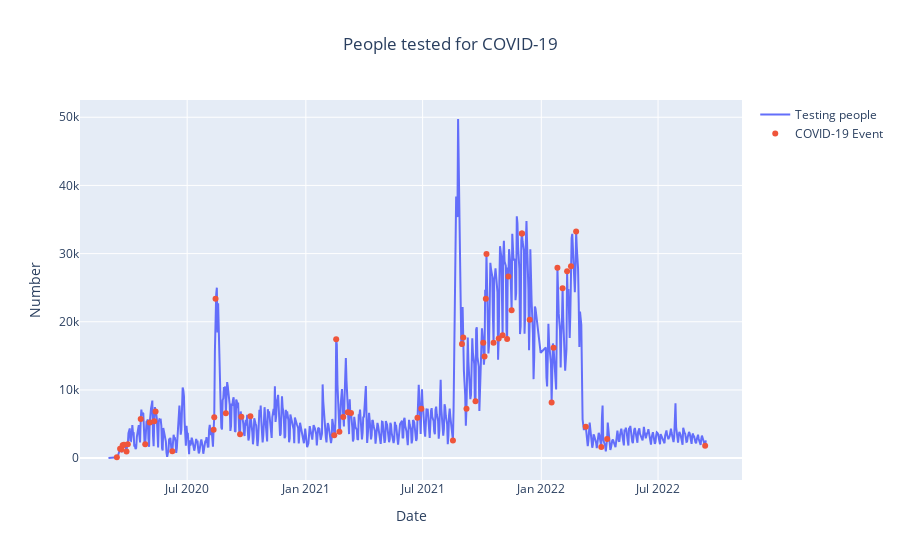

The notebook cell this image was saved under:
### Markdown cell above
The data format in the data table "data_event" and "Test_data" are converted and plotted through the imported drawing tool, so that the relationship between the two can be clearly seen.

### Code cell
date = np.array(Test_data['Period'].astype(str))
Value = np.array(Test_data['Value'].astype(float).astype(int))
date1 =np.array(data_event['Period'].astype(str))
Value1 = np.array(data_event['Value'].astype(float).astype(int))

xs = [datetime.strptime(d, '%Y-%m-%d').date() for d in date]
xs1 = [datetime.strptime(d, '%Y-%m-%d').date() for d in date1]

fig = go.Figure()
fig.add_trace(go.Scatter(
    x=xs,
    y=Value,
    name='Testing people'
) )
fig.add_trace(go.Scatter(
    mode="markers", hovertemplate="<b>x:</b> %{x}<br><b>y:</b> %{y}<extra></extra>",
    x=xs1,
    y=Value1,
    name="COVID-19 Event",
  
) )

fig.update_layout(
    title="People tested for COVID-19",
    title_x=0.5,
    xaxis=dict(title="Date"),
    yaxis=dict(title="Number"),
)
fig.show()


plt.gcf().autofmt_xdate()  
plt.show()

### Figure 1 — Plotly figure (JSON) as saved in the notebook; plotly's stock layout.template omitted (floating-point values rounded to 4 significant figures; data arrays with more than 128 entries replaced by an {"elided": "..."} marker saying what was removed)
{"data": [{"name": "Testing people", "type": "scatter", "x": {"elided": "762 str values"}, "y": {"elided": "762 int values"}}, {"hovertemplate": "<b>x:</b> %{x}<br><b>y:</b> %{y}<extra></extra>", "mode": "markers", "name": "COVID-19 Event", "type": "scatter", "x": ["2020-03-14", "2020-03-19", "2020-03-21", "2020-03-23", "2020-03-25", "2020-03-29", "2020-03-31", "2020-04-20", "2020-04-27", "2020-05-04", "2020-05-11", "2020-05-13", "2020-06-08", "2020-08-11", "2020-08-12", "2020-08-14", "2020-08-30", "2020-09-21", "2020-09-23", "2020-10-07", "2021-02-14", "2021-02-17", "2021-02-22", "2021-02-28", "2021-03-07", "2021-03-12", "2021-06-23", "2021-06-29", "2021-08-17", "2021-08-31", "2021-09-02", "2021-09-07", "2021-09-21", "2021-10-03", "2021-10-05", "2021-10-07", "2021-10-08", "2021-10-19", "2021-10-27", "2021-11-02", "2021-11-09", "2021-11-11", "2021-11-16", "2021-12-02", "2021-12-02", "2021-12-14", "2022-01-17", "2022-01-20", "2022-01-26", "2022-02-03", "2022-02-10", "2022-02-16", "2022-02-24", "2022-03-11", "2022-04-04", "2022-04-13", "2022-09-12"], "y": [128, 1384, 1281, 1898, 1952, 982, 2036, 5732, 2034, 5237, 5427, 6857, 990, 4164, 5978, 23378, 6566, 3507, 6080, 6152, 3343, 17439, 3882, 6015, 6733, 6629, 5929, 7240, 2587, 16755, 17683, 7255, 8346, 16915, 14905, 23387, 29925, 16921, 17536, 18032, 17481, 26633, 21673, 32953, 32953, 20292, 8165, 16184, 27925, 24909, 27425, 28141, 33225, 4614, 1634, 2814, 1821]}], "layout": {"title": {"text": "People tested for COVID-19", "x": 0.5}, "xaxis": {"title": {"text": "Date"}}, "yaxis": {"title": {"text": "Number"}}}}
